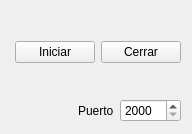
<?xml version="1.0" encoding="UTF-8"?>
<ui version="4.0">
 <class>Widget</class>
 <widget class="QWidget" name="Widget">
  <property name="geometry">
   <rect>
    <x>0</x>
    <y>0</y>
    <width>192</width>
    <height>134</height>
   </rect>
  </property>
  <property name="windowTitle">
   <string>Widget</string>
  </property>
  <layout class="QGridLayout" name="gridLayout_2">
   <item row="0" column="0">
    <layout class="QHBoxLayout" name="horizontalLayout">
     <item>
      <spacer name="horizontalSpacer">
       <property name="orientation">
        <enum>Qt::Horizontal</enum>
       </property>
       <property name="sizeHint" stdset="0">
        <size>
         <width>13</width>
         <height>80</height>
        </size>
       </property>
      </spacer>
     </item>
     <item>
      <widget class="QPushButton" name="iniciar">
       <property name="text">
        <string>Iniciar</string>
       </property>
      </widget>
     </item>
     <item>
      <widget class="QPushButton" name="cerrar">
       <property name="text">
        <string>Cerrar</string>
       </property>
      </widget>
     </item>
    </layout>
   </item>
   <item row="1" column="0">
    <layout class="QHBoxLayout" name="horizontalLayout_2">
     <item>
      <spacer name="horizontalSpacer_2">
       <property name="orientation">
        <enum>Qt::Horizontal</enum>
       </property>
       <property name="sizeHint" stdset="0">
        <size>
         <width>40</width>
         <height>20</height>
        </size>
       </property>
      </spacer>
     </item>
     <item>
      <widget class="QLabel" name="label_2">
       <property name="text">
        <string>Puerto</string>
       </property>
      </widget>
     </item>
     <item>
      <widget class="QSpinBox" name="puerto">
       <property name="minimum">
        <number>2000</number>
       </property>
       <property name="maximum">
        <number>65555</number>
       </property>
      </widget>
     </item>
    </layout>
   </item>
  </layout>
 </widget>
 <layoutdefault spacing="6" margin="11"/>
 <resources/>
 <connections/>
</ui>
